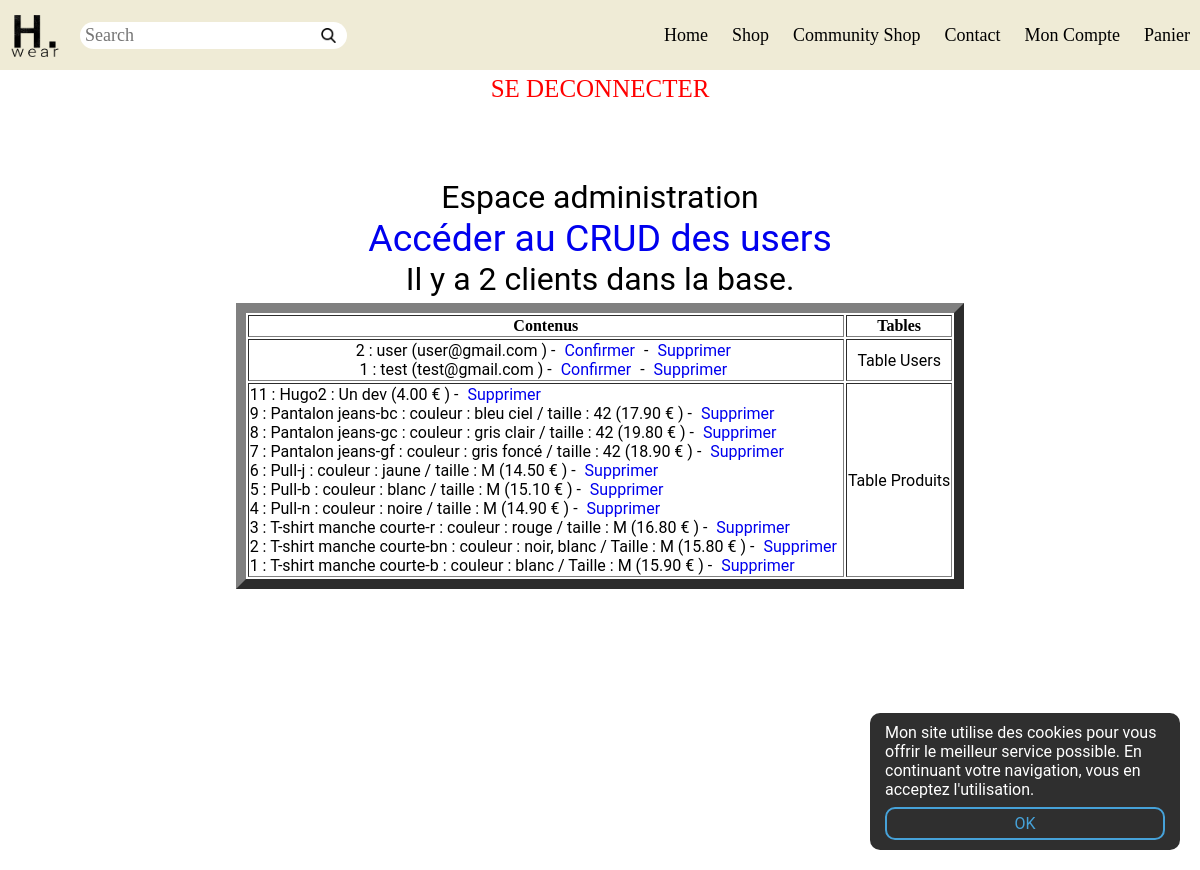
/admin.php (signed in), run on the app's committed database.
### tables this page shows
CREATE TABLE IF NOT EXISTS `users` (
  `id` int(8) NOT NULL AUTO_INCREMENT,
  `nom` varchar(255) NOT NULL,
  `prenom` varchar(255) NOT NULL,
  `mail` varchar(255) NOT NULL,
  `password` varchar(255) NOT NULL,
  `rue` varchar(255) NOT NULL,
  `code_postal` varchar(255) NOT NULL,
  `ville` varchar(255) NOT NULL,
  `telephone` varchar(25) NOT NULL,
  `approuve` int(11) DEFAULT NULL,
  PRIMARY KEY (`id`)
);

CREATE TABLE IF NOT EXISTS `produits` (
  `id` int(11) NOT NULL AUTO_INCREMENT,
  `nom` varchar(255) NOT NULL,
  `description` varchar(255) NOT NULL,
  `prix` float NOT NULL,
  `logo` varchar(25) NOT NULL,
  `id_categorie` int(11) NOT NULL,
  `id_sous_categorie` int(11) NOT NULL,
  `id_admin` int(11) NOT NULL,
  `confirme` int(11) NOT NULL,
  PRIMARY KEY (`id`),
  KEY `FK_produit_id_sous_categories` (`id_sous_categorie`),
  KEY `FK_produit_id_admin` (`id_admin`)
);

### include/db.php (called while the page is built, shortened)
<?php
    class Bdd
    {
        private static $_instance = null;
        private function __construct()
        {
            $this->conn = new PDO('mysql:host=localhost;dbname=hwear;charset=utf8', 'root', '', array(PDO::ATTR_ERRMODE => PDO::ERRMODE_EXCEPTION));
        }
        public static function getInstance()
        {
            if (!static::$_instance) {
                static::$_instance = new Bdd();
            }
            return static::$_instance;
        }
    }

### admin.php (the view, shortened to what this page needs)
<?php
    $users = Bdd::getInstance()->conn->query('SELECT * FROM users ORDER BY id DESC');
    $produits = Bdd::getInstance()->conn->query('SELECT * FROM produits ORDER BY id DESC');
    function nbclients()
    {
        $request = Bdd::getInstance()->conn->query('SELECT COUNT(*) AS nbclients FROM `users`');
        $nbclients = $request->fetch();
        return $nbclients;
    }
    echo ' <div class=""content">
		<div style="display:flex;justify-content:center;">
		<a style="color:red;font-size:25px;" href="deconnection.php">SE DECONNECTER</a>
		</div>
	';
    echo
    '<div class="content">
            <div class="contenupage">
		        <div class="container">
			        <div class="row">
			            <h1 align="center">Espace administration<div>
			            </div>
				            <div class="paneladmin">
				                <h3><a href="crud/index.php">Accéder au CRUD des users</a> </h3>
				                    Il y a ';
    $nbclients = nbclients();
    echo $nbclients['nbclients'], ' clients dans la base.
				</p>
				</div>
			</div>
		</div>
	</div>
		</div>';
?>
    <table align="center" border="10px">
        <tr>
            <th>Contenus</th>
            <th>Tables</th>
        </tr>
        <tr>
            <td>
                <?php while ($m = $users->fetch()) { ?>
                    <p align="center"><?php echo $m['id'] ?> : <?php echo $m['nom'] ?> (<?php echo $m['mail'] ?>
                        )<?php if ($m['approuve'] == 0) { ?> - <a
                                href="admin.php?type=users&approuve=<?php echo $m['id'] ?>">Confirmer</a><?php } ?> - <a
                                href="admin.php?type=users&supprime=<?php echo $m['id'] ?>">Supprimer</a></p>
                <?php } ?>
            </td>
            <td><p align="center">Table Users</p></td>
        </tr>
        <tr>
            <td>
                <?php while ($c = $produits->fetch()) { ?>
                    <p><?php echo $c['id'] ?> : <?php echo $c['nom'] ?>
                        : <?php echo $c['description'] ?> (<?php echo number_format($c['prix'], 2, '.', '') . ' € ' ?>
                        )<?php if ($c['confirme'] == 0) { ?> - <a
                                href="admin.php?type=produits&confirme=<?php echo $c['id'] ?>">Approuver</a><?php } ?> -
                        <a
                                href="admin.php?type=produits&supprime=<?php echo $c['id'] ?>">Supprimer</a></p>
                <?php } ?>
            </td>
            <td><p align="center">Table Produits</p></td>
        </tr>
    </table>
<?php
    require_once("include/footer.php");
?>

### include/style.css (style rules this page uses)
html, body { width: 100%; height: 100%; margin: 0; }
a { text-decoration: none; }
.content { z-index: -1; width: 100%; margin-top: 70px; }
h1 { font-family: Roboto; font-weight: normal; padding: 0; margin: 0; }
h3 { font-family: Roboto; font-weight: normal; padding: 0; margin: 0; }
p { font-family: Roboto; font-weight: normal; padding: 0; margin: 0; }
.logform input, a { margin: 5px; }
.registerr input, h1, h2 { margin: 5px; }
.container { width: 50%; margin: auto; }

### data on the page
users: id "2", nom "user", mail "user@gmail.com"
users: id "1", nom "test", mail "test@gmail.com"
produits: id "11", nom "Hugo2", description "Un dev", prix "4.00"
produits: id "9", nom "Pantalon jeans-bc", description "couleur : bleu ciel / taille : 42", prix "17.90"
produits: id "8", nom "Pantalon jeans-gc", description "couleur : gris clair / taille : 42", prix "19.80"
produits: id "7", nom "Pantalon jeans-gf", description "couleur : gris foncé / taille : 42", prix "18.90"
produits: id "6", nom "Pull-j", description "couleur : jaune / taille : M", prix "14.50"
produits: id "5", nom "Pull-b", description "couleur : blanc / taille : M", prix "15.10"
produits: id "4", nom "Pull-n", description "couleur : noire / taille : M", prix "14.90"
produits: id "3", nom "T-shirt manche courte-r", description "couleur : rouge / taille : M", prix "16.80"
produits: id "2", nom "T-shirt manche courte-bn", description "couleur : noir, blanc / Taille : M", prix "15.80"
produits: id "1", nom "T-shirt manche courte-b", description "couleur : blanc / Taille : M", prix "15.90"

### other printed values
$nbclients['nbclients'] "2"
